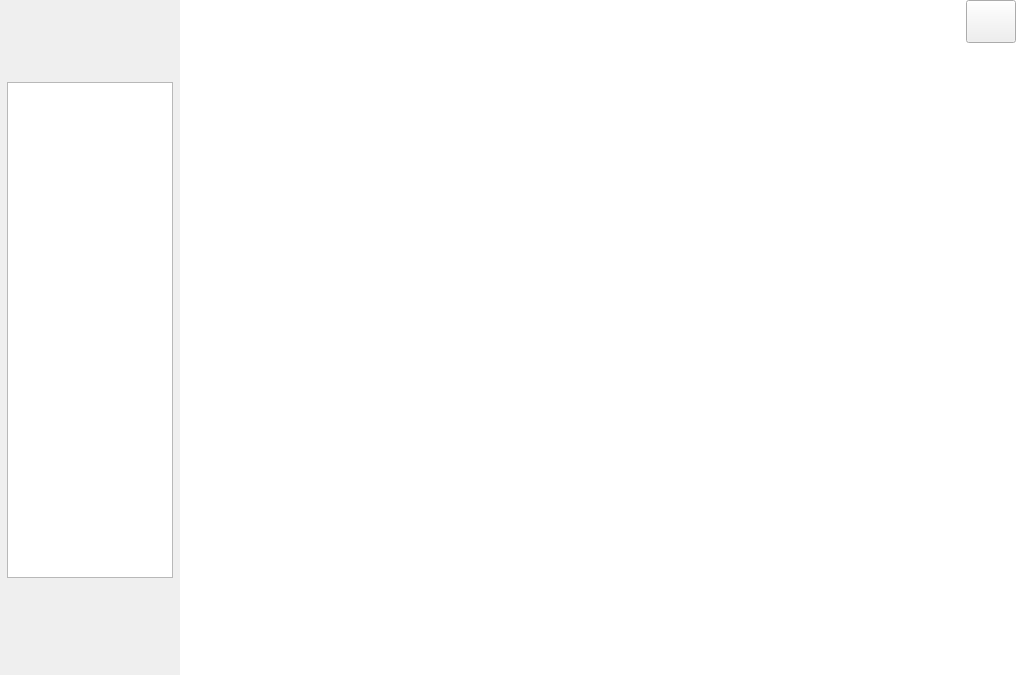
<?xml version="1.0" encoding="UTF-8"?>
<ui version="4.0">
 <class>IntroduceForm</class>
 <widget class="QWidget" name="IntroduceForm">
  <property name="geometry">
   <rect>
    <x>0</x>
    <y>0</y>
    <width>1025</width>
    <height>675</height>
   </rect>
  </property>
  <property name="minimumSize">
   <size>
    <width>1025</width>
    <height>675</height>
   </size>
  </property>
  <property name="windowTitle">
   <string>Form</string>
  </property>
  <layout class="QGridLayout" name="gridLayout">
   <property name="leftMargin">
    <number>0</number>
   </property>
   <property name="topMargin">
    <number>0</number>
   </property>
   <property name="rightMargin">
    <number>0</number>
   </property>
   <property name="bottomMargin">
    <number>0</number>
   </property>
   <property name="spacing">
    <number>0</number>
   </property>
   <item row="0" column="0">
    <widget class="QWidget" name="widgetLeft" native="true">
     <property name="minimumSize">
      <size>
       <width>180</width>
       <height>675</height>
      </size>
     </property>
     <property name="maximumSize">
      <size>
       <width>180</width>
       <height>16777215</height>
      </size>
     </property>
     <property name="styleSheet">
      <string notr="true">QWidget#widgetLeft
{
	border-image: url(:/resource/images/common/Transparent_White_80.png);
}</string>
     </property>
     <layout class="QGridLayout" name="gridLayout_2">
      <property name="leftMargin">
       <number>0</number>
      </property>
      <property name="topMargin">
       <number>0</number>
      </property>
      <property name="rightMargin">
       <number>0</number>
      </property>
      <property name="bottomMargin">
       <number>0</number>
      </property>
      <property name="spacing">
       <number>0</number>
      </property>
      <item row="2" column="0">
       <widget class="QWidget" name="widgetList" native="true">
        <property name="minimumSize">
         <size>
          <width>180</width>
          <height>0</height>
         </size>
        </property>
        <property name="maximumSize">
         <size>
          <width>180</width>
          <height>16777215</height>
         </size>
        </property>
        <property name="styleSheet">
         <string notr="true"/>
        </property>
        <layout class="QGridLayout" name="gridLayout_3">
         <property name="leftMargin">
          <number>7</number>
         </property>
         <property name="topMargin">
          <number>0</number>
         </property>
         <property name="rightMargin">
          <number>7</number>
         </property>
         <property name="bottomMargin">
          <number>0</number>
         </property>
         <property name="spacing">
          <number>0</number>
         </property>
         <item row="0" column="0">
          <widget class="QListWidget" name="listWidget">
           <property name="styleSheet">
            <string notr="true"/>
           </property>
           <property name="spacing">
            <number>3</number>
           </property>
          </widget>
         </item>
        </layout>
       </widget>
      </item>
      <item row="3" column="0">
       <widget class="QWidget" name="widgetDown" native="true">
        <property name="minimumSize">
         <size>
          <width>180</width>
          <height>21</height>
         </size>
        </property>
        <property name="maximumSize">
         <size>
          <width>180</width>
          <height>21</height>
         </size>
        </property>
        <property name="styleSheet">
         <string notr="true"/>
        </property>
        <widget class="QWidget" name="widget_4" native="true">
         <property name="geometry">
          <rect>
           <x>30</x>
           <y>0</y>
           <width>120</width>
           <height>12</height>
          </rect>
         </property>
         <property name="styleSheet">
          <string notr="true">border-image: url(:/resource/images/bb_classify/roll_down.png);</string>
         </property>
        </widget>
       </widget>
      </item>
      <item row="4" column="0">
       <widget class="QWidget" name="widgetBottom" native="true">
        <property name="minimumSize">
         <size>
          <width>180</width>
          <height>76</height>
         </size>
        </property>
        <property name="maximumSize">
         <size>
          <width>180</width>
          <height>76</height>
         </size>
        </property>
        <property name="styleSheet">
         <string notr="true"/>
        </property>
       </widget>
      </item>
      <item row="0" column="0">
       <widget class="QWidget" name="widgetLogo" native="true">
        <property name="minimumSize">
         <size>
          <width>180</width>
          <height>61</height>
         </size>
        </property>
        <property name="maximumSize">
         <size>
          <width>180</width>
          <height>61</height>
         </size>
        </property>
        <property name="styleSheet">
         <string notr="true">QWidget#label
{
	border-image: url(:/resource/images/common/Transparent_White_70.png);
}</string>
        </property>
       </widget>
      </item>
      <item row="1" column="0">
       <widget class="QWidget" name="widgetUp" native="true">
        <property name="minimumSize">
         <size>
          <width>180</width>
          <height>21</height>
         </size>
        </property>
        <property name="maximumSize">
         <size>
          <width>180</width>
          <height>21</height>
         </size>
        </property>
        <property name="styleSheet">
         <string notr="true"/>
        </property>
        <widget class="QWidget" name="widget_2" native="true">
         <property name="geometry">
          <rect>
           <x>30</x>
           <y>10</y>
           <width>120</width>
           <height>12</height>
          </rect>
         </property>
         <property name="styleSheet">
          <string notr="true">border-image: url(:/resource/images/bb_classify/roll_up.png);</string>
         </property>
        </widget>
       </widget>
      </item>
     </layout>
    </widget>
   </item>
   <item row="0" column="1">
    <widget class="IntroduceFromRight" name="widgetShowIntroduce" native="true">
     <property name="minimumSize">
      <size>
       <width>845</width>
       <height>675</height>
      </size>
     </property>
     <property name="styleSheet">
      <string notr="true">QWidget#widgetShowIntroduce
{
	background-color: rgb(255, 255, 255);
}
</string>
     </property>
     <layout class="QGridLayout" name="gridLayout_4">
      <property name="leftMargin">
       <number>0</number>
      </property>
      <property name="topMargin">
       <number>0</number>
      </property>
      <property name="rightMargin">
       <number>0</number>
      </property>
      <property name="bottomMargin">
       <number>0</number>
      </property>
      <property name="spacing">
       <number>0</number>
      </property>
      <item row="0" column="0">
       <widget class="QWidget" name="widgetMid" native="true">
        <property name="sizePolicy">
         <sizepolicy hsizetype="Fixed" vsizetype="Minimum">
          <horstretch>0</horstretch>
          <verstretch>0</verstretch>
         </sizepolicy>
        </property>
        <property name="minimumSize">
         <size>
          <width>235</width>
          <height>675</height>
         </size>
        </property>
        <property name="maximumSize">
         <size>
          <width>235</width>
          <height>16777215</height>
         </size>
        </property>
        <property name="styleSheet">
         <string notr="true">border-image: url(:/resource/images/bb_classify/blackwithblueline.png);</string>
        </property>
       </widget>
      </item>
      <item row="0" column="1">
       <widget class="QWidget" name="widgetRight" native="true">
        <layout class="QGridLayout" name="gridLayout_5">
         <property name="leftMargin">
          <number>0</number>
         </property>
         <property name="topMargin">
          <number>0</number>
         </property>
         <property name="rightMargin">
          <number>0</number>
         </property>
         <property name="bottomMargin">
          <number>0</number>
         </property>
         <property name="spacing">
          <number>0</number>
         </property>
         <item row="0" column="0">
          <widget class="QWidget" name="widgetTitle" native="true">
           <property name="sizePolicy">
            <sizepolicy hsizetype="Minimum" vsizetype="Fixed">
             <horstretch>0</horstretch>
             <verstretch>0</verstretch>
            </sizepolicy>
           </property>
           <property name="minimumSize">
            <size>
             <width>531</width>
             <height>51</height>
            </size>
           </property>
           <layout class="QHBoxLayout" name="horizontalLayout">
            <property name="leftMargin">
             <number>0</number>
            </property>
            <property name="topMargin">
             <number>0</number>
            </property>
            <item>
             <spacer name="horizontalSpacer">
              <property name="orientation">
               <enum>Qt::Horizontal</enum>
              </property>
              <property name="sizeHint" stdset="0">
               <size>
                <width>466</width>
                <height>20</height>
               </size>
              </property>
             </spacer>
            </item>
            <item>
             <widget class="QPushButton" name="pushButtonClose">
              <property name="sizePolicy">
               <sizepolicy hsizetype="Fixed" vsizetype="Fixed">
                <horstretch>0</horstretch>
                <verstretch>0</verstretch>
               </sizepolicy>
              </property>
              <property name="minimumSize">
               <size>
                <width>50</width>
                <height>43</height>
               </size>
              </property>
              <property name="maximumSize">
               <size>
                <width>50</width>
                <height>43</height>
               </size>
              </property>
              <property name="styleSheet">
               <string notr="true">border-image: url(:/resource/images/common/Back_black.png);</string>
              </property>
              <property name="text">
               <string/>
              </property>
             </widget>
            </item>
           </layout>
          </widget>
         </item>
         <item row="1" column="0">
          <widget class="QWidget" name="widget" native="true">
           <widget class="QLabel" name="labelText">
            <property name="geometry">
             <rect>
              <x>20</x>
              <y>240</y>
              <width>471</width>
              <height>301</height>
             </rect>
            </property>
            <property name="styleSheet">
             <string notr="true"/>
            </property>
            <property name="text">
             <string/>
            </property>
            <property name="alignment">
             <set>Qt::AlignLeading|Qt::AlignLeft|Qt::AlignTop</set>
            </property>
            <property name="wordWrap">
             <bool>true</bool>
            </property>
           </widget>
           <widget class="QLabel" name="labelImage">
            <property name="geometry">
             <rect>
              <x>20</x>
              <y>20</y>
              <width>261</width>
              <height>171</height>
             </rect>
            </property>
            <property name="styleSheet">
             <string notr="true"/>
            </property>
            <property name="text">
             <string/>
            </property>
           </widget>
          </widget>
         </item>
        </layout>
       </widget>
      </item>
     </layout>
    </widget>
   </item>
  </layout>
 </widget>
 <customwidgets>
  <customwidget>
   <class>IntroduceFromRight</class>
   <extends>QWidget</extends>
   <header>IntroduceFromRight.h</header>
   <container>1</container>
  </customwidget>
 </customwidgets>
 <resources/>
 <connections/>
</ui>
